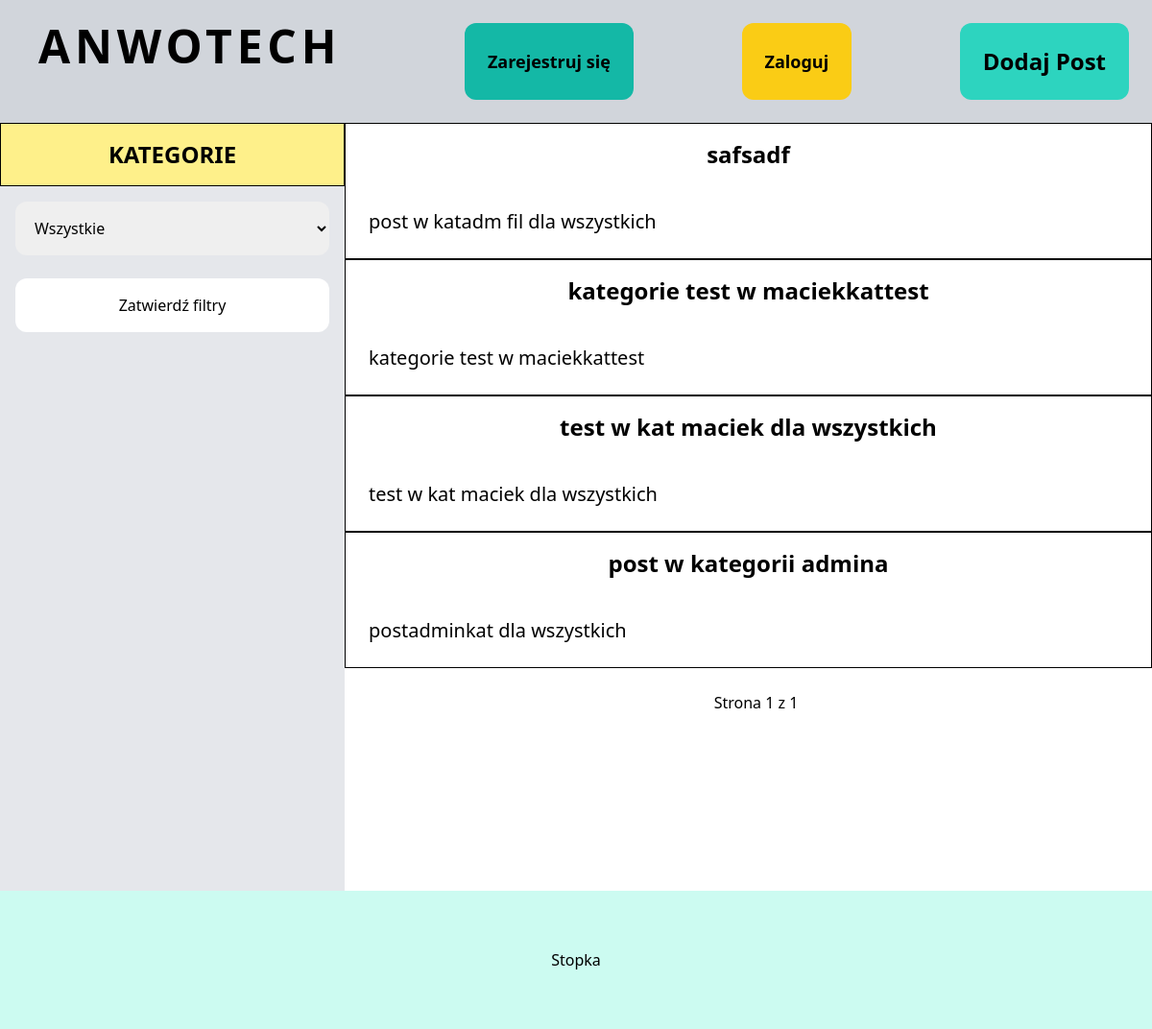
The app's page /, older data.
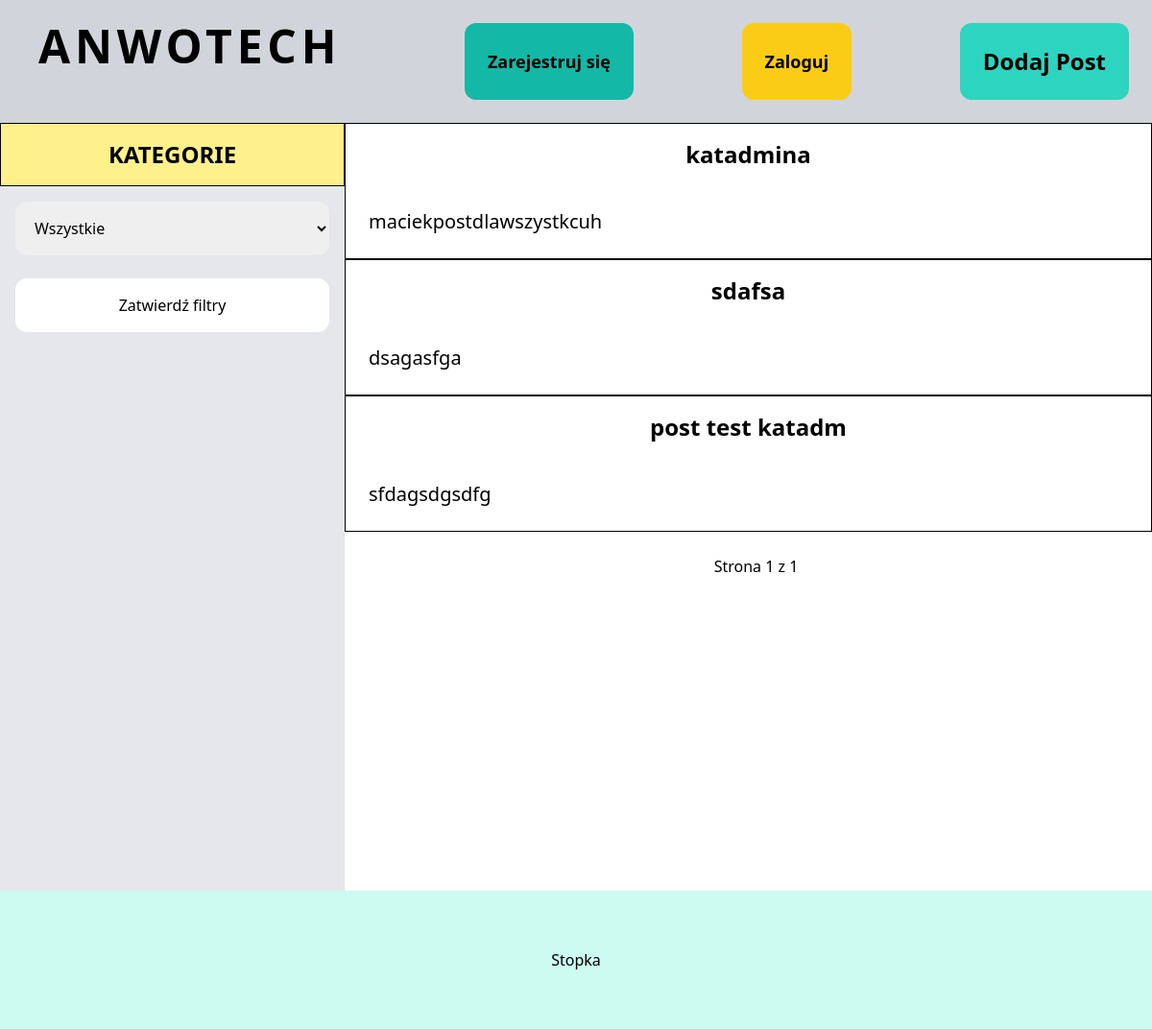
The same page, newer data.
### topic/models.py (models this page shows, shortened)
class Topic(models.Model):
    STATUS_CHOICES = (
        ('tylko dla mnie', 'Tylko dla mnie'),
        ('dla wszystkich', 'Dla wszystkich'),
        ('dla zalogowanych', 'Dla zalogowanych')
    )
    category = models.ForeignKey(Category,related_name='topics', on_delete=models.CASCADE)
    name = models.CharField(max_length=50)
    content = models.TextField(blank=True, null=True)
    status = models.CharField(max_length=16, choices=STATUS_CHOICES, default='Tylko dla mnie')
    created_at = models.DateTimeField(auto_now_add=True)
    created_by = models.ForeignKey(User, related_name='topics', on_delete=models.CASCADE)
    class Meta:
        ordering = ("-created_at",)

### core/views.py (the view)
# urls.py: path('', views.index, name='index'),
def index(request):
    if request.user.is_authenticated:
        topics = Topic.objects.filter(
            Q(status='dla wszystkich')
            | Q(created_by=request.user)
            | Q(status='dla zalogowanych')
        )
    else:
        topics = Topic.objects.filter(status='dla wszystkich')
    categories = Category.objects.all()
    page = Paginator(topics, 9)
    page_list = request.GET.get('page', 1)
    page = page.get_page(page_list)
    context = {
        'categories':categories,
        'page':page,
    }
    return render(request, 'core/index.html', context)

### core/Templates/core/index.html (shortened to what this page needs)
{% extends 'core/base.html' %}
{% block content %}
    <div class="flex min-h-screen">
        <div class="w-96 flex flex-col items-center bg-gray-200 ">
            <p class="py-4 flex justify-center w-full font-semibold text-2xl border border-black bg-yellow-200">KATEGORIE<p>
            <div class="flex justify-center py-4 px-4">
                <form action="{% url 'topic:filter' %}" method="get">
                <select name="category" class="px-4 py-4 rounded-xl">
                    <option value="">Wszystkie</option>
                </select>
                <br>
                <br>
                <input type="submit" value="Zatwierdź filtry" class="w-full px-4 py-4 rounded-xl cursor-pointer bg-white hover:bg-green-600">
                </form>
            </div>
        </div>
        <div class="w-screen">
            {% for topic in page %}
                    <div class="border border-black">
                        <div class="px-6 py-4 flex items-center justify-center">
                            <a href="{% url 'topic:full' topic.id %}" class="font-semibold text-2xl hover:text-red-400"><p>{{ topic.name }}</p></a>
                        </div>
                        <div>
                            <p class="px-6 py-6 text-xl">{{topic.content|truncatechars:70}}</p>
                        </div>
                    </div>
            {% endfor %}
            {% include 'pagination.html' with page=page %}
        </div>
    </div>
{% endblock %}

### core/Templates/core/base.html (shortened to what this page needs)
{% load static %}
<!DOCTYPE html>
<html lang="en">
<head>
    <link rel="stylesheet" href="{% static 'css/main.min.css' %}">
<body>
    <div class="py-6 px-6 w-full h-32 flex justify-between bg-gray-300">
            <a href="/"><h3 class="font-semibold tracking-widest text-5xl px-4">ANWOTECH</h3></a>
            {% if request.user.is_authenticated %}
                <p class="flex justify-center text-2xl font-semibold">
                    Zalogowano jako: {{user.username}}
                </p>
                <a href="{% url 'logout' %}" class="flex items-center px-6 py-3 text-lg font-semibold bg-teal-500 rounded-xl hover:bg-teal-700">Wyloguj</a>
            {% else %}
                <a href="{% url 'signup' %}" class="flex items-center px-6 py-3 text-lg font-semibold bg-teal-500 rounded-xl hover:bg-teal-700">Zarejestruj się</a>
                <a href="{% url 'login' %}" class="flex items-center px-6 py-3 text-lg font-semibold bg-yellow-400 rounded-xl hover:bg-yellow-700">Zaloguj</a>
            {% endif %}
            <div class="flex font-semibold text-2xl bg-teal-400 hover:bg-teal-500 items-center rounded-xl">
                <a href="{% url 'topic:new_post' %}" class="px-6 py-6">Dodaj Post</a>
            </div>
    </div>
    <div class="min-h-screen">
            {% block content %}
            {% endblock %}
    </div>
    <footer class="flex justify-center items-center h-36 w-full bg-teal-100">
        <h1>Stopka</h1>
    </footer>
</body>
</html>

### core/Templates/pagination.html (shortened to what this page needs)
<nav class="flex justify-center px-6 py-6">
    <p class="px-2 py-2">
        <h2>Strona {{page.number}} z {{ page.paginator.num_pages }}</h2>
    </p>
  </nav>

Row changes from the older to the newer data that the page shows:
removed Topic: name "safsadf", content "post w katadm fil dla wszystkich"
removed Topic: name "kategorie test w maciekkattest", content "kategorie test w maciekkattest"
removed Topic: name "test w kat maciek dla wszystkich", content "test w kat maciek dla wszystkich"
removed Topic: name "post w kategorii admina", content "postadminkat dla wszystkich"
added Topic: name "katadmina", content "maciekpostdlawszystkcuh"
added Topic: name "sdafsa", content "dsagasfga"
added Topic: name "post test katadm", content "sfdagsdgsdfg"
